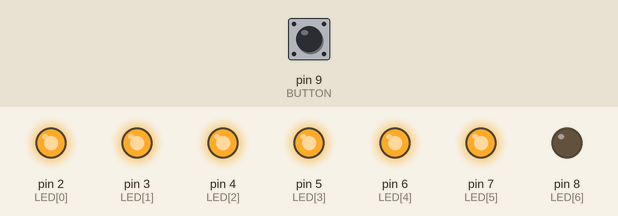
This sketch was run on a simulated Arduino Uno, built with avr-gcc and run on an emulated ATmega328P. Shown: output pins drawn as LEDs (lit = HIGH). The inputs (shaded band) are chosen by the test bench; at power-on: pin 9 (BUTTON) LOW. What the sketch prints to the serial monitor is not drawn.

Above: at 1.2 s.
1.3 s: pin 9 (BUTTON) pulled HIGH for 0.15 s
At 1.8 s:
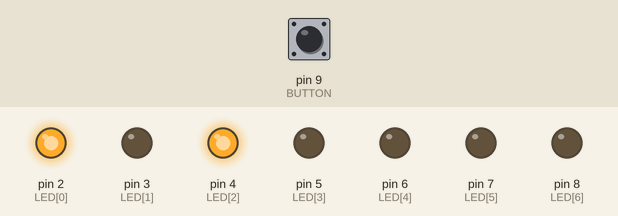
2.9 s: pin 9 (BUTTON) pulled HIGH for 1 s
At 4.2 s:
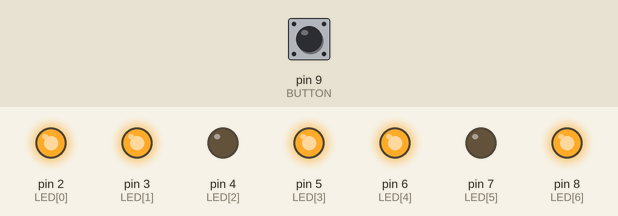
5.4 s: pin 9 (BUTTON) pulled HIGH for 0.15 s
At 6.1 s:
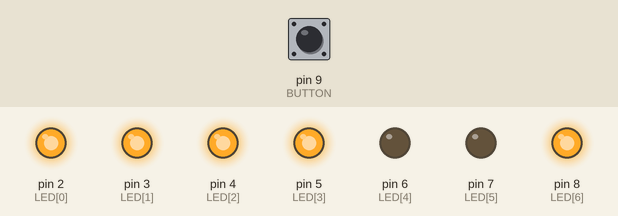
7.0 s: pin 9 (BUTTON) pulled HIGH for 3.2 s
At 7.3 s:
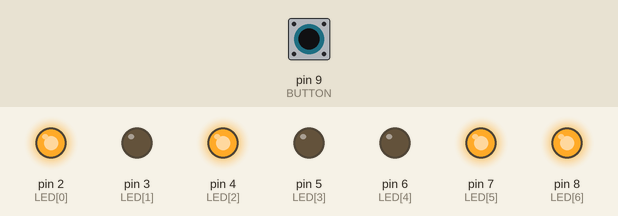
11.7 s: pin 9 (BUTTON) pulled HIGH for 0.15 s
At 12.1 s:
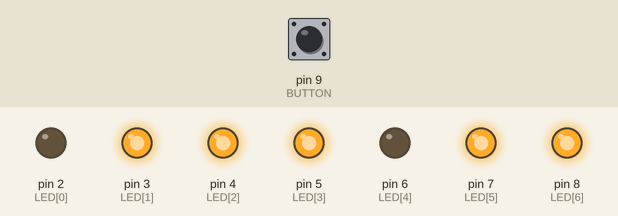
13.3 s: pin 9 (BUTTON) pulled HIGH for 1 s
At 14.5 s:
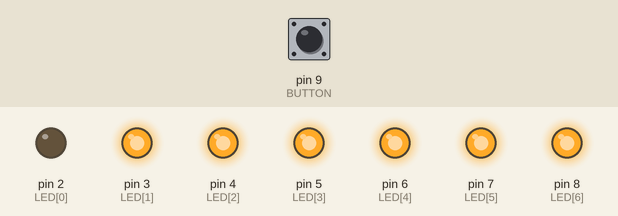
Timing chart, 0 to 16.3 s (numbered marks = the images above; inputs shaded):
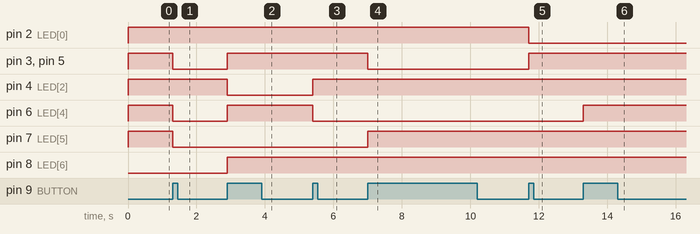

The sketch:

sketch_sep11c.ino
```cpp
const int LED[7] = {2, 3, 4, 5, 6, 7, 8};
const int BUTTON = 9;

int digits[10][7]
{
  {1, 1, 1, 1, 1, 1, 0}, // digit 0
  {1, 0, 1, 0, 0, 0, 0}, // digit 1
  {1, 1, 0, 1, 1, 0, 1}, // digit 2
  {1, 1, 1, 1, 0, 0, 1}, // digit 3
  {1, 0, 1, 0, 0, 1, 1}, // digit 4
  {0, 1, 1, 1, 0, 1, 1}, // digit 5
  {0, 1, 1, 1, 1, 1, 1}, // digit 6
  {1, 1, 1, 0, 0, 0, 0}, // digit 7
  {1, 1, 1, 1, 1, 1, 1}, // digit 8
  {1, 1, 1, 1, 0, 1, 1}  // digit 9
};

unsigned long pre_millis;

int pre_state;
int cur_number;

void displayDigit(int d)
{
  for (int i = 0; i < 7; i++)
  {
    if (digits[d][i] == 1)
    {
      digitalWrite(LED[i], HIGH);
    }
    else
    {
      digitalWrite(LED[i], LOW);
    }
  }
}

void setNextNumber()
{
  if (cur_number == 9)
  {
    cur_number = 0;
  }
  else
  {
    cur_number++;
  }

  displayDigit(cur_number);
}

void setup() {
  Serial.begin(9600);
  pinMode(BUTTON, INPUT);
  for (int i = 0; i < 7; i++)
  {
    pinMode(LED[i], OUTPUT);
  }

  cur_number = 0;
  displayDigit(0);

  pre_state = HIGH;
  pre_millis = 0;
}

void loop() {
  // for (int i = 0; i < 10; i++)
  // {
  //   displayDigit(i);
  //   delay(1000);
  // }

  int input = digitalRead(BUTTON);
  if (input == HIGH && pre_state == LOW)
  {
    Serial.print("Click");

    unsigned long cur_millis = millis();
    if (cur_millis - pre_millis >= 200)
    {
      setNextNumber();
      pre_millis = millis();
    }
  }

  pre_state = input;
}
```

Measured:
- after the input at 1.3 s, pin 3 (LED[1]), pin 5 (LED[3]), pin 6 (LED[4]), pin 7 (LED[5]): HIGH → LOW at once
- after the input at 2.9 s, pin 3 (LED[1]), pin 5 (LED[3]), pin 6 (LED[4]), pin 8 (LED[6]): LOW → HIGH at once; pin 4 (LED[2]): HIGH → LOW at once
- after the input at 5.4 s, pin 4 (LED[2]): LOW → HIGH at once; pin 6 (LED[4]): HIGH → LOW at once
- after the input at 7.0 s, pin 3 (LED[1]), pin 5 (LED[3]): HIGH → LOW at once; pin 7 (LED[5]): LOW → HIGH at once
- after the input at 11.7 s, pin 2 (LED[0]): HIGH → LOW at once; pin 3 (LED[1]), pin 5 (LED[3]): LOW → HIGH at once
- after the input at 13.3 s, pin 6 (LED[4]): LOW → HIGH at once
